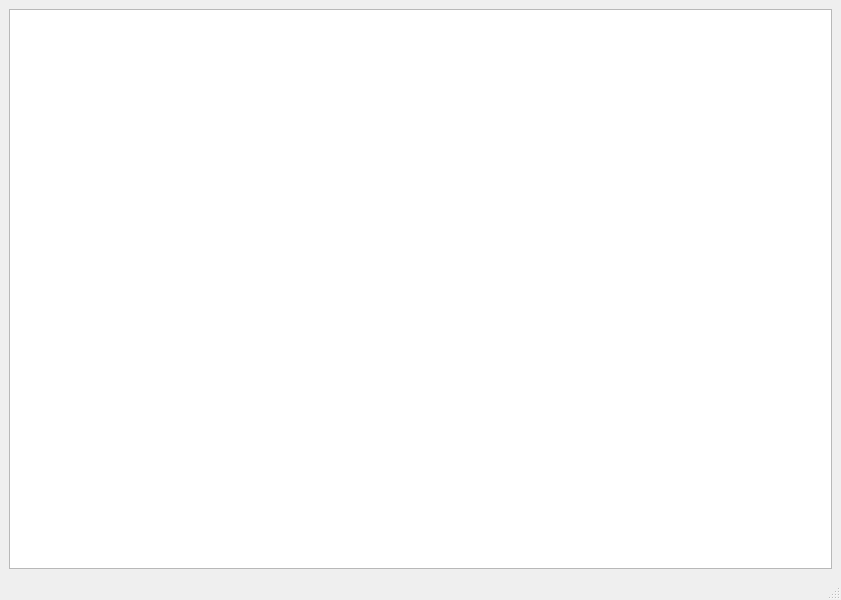
<?xml version="1.0" encoding="UTF-8"?>
<ui version="4.0">
 <class>MainWindow</class>
 <widget class="QMainWindow" name="MainWindow">
  <property name="geometry">
   <rect>
    <x>0</x>
    <y>0</y>
    <width>841</width>
    <height>600</height>
   </rect>
  </property>
  <property name="windowTitle">
   <string>requests</string>
  </property>
  <widget class="QWidget" name="centralwidget">
   <layout class="QHBoxLayout" name="horizontalLayout">
    <item>
     <widget class="QTableView" name="tableView">
      <property name="editTriggers">
       <set>QAbstractItemView::NoEditTriggers</set>
      </property>
      <property name="selectionMode">
       <enum>QAbstractItemView::SingleSelection</enum>
      </property>
      <property name="selectionBehavior">
       <enum>QAbstractItemView::SelectRows</enum>
      </property>
      <attribute name="horizontalHeaderStretchLastSection">
       <bool>true</bool>
      </attribute>
      <attribute name="verticalHeaderVisible">
       <bool>false</bool>
      </attribute>
     </widget>
    </item>
   </layout>
  </widget>
  <widget class="QMenuBar" name="menubar">
   <property name="geometry">
    <rect>
     <x>0</x>
     <y>0</y>
     <width>841</width>
     <height>25</height>
    </rect>
   </property>
  </widget>
  <widget class="QStatusBar" name="statusbar"/>
 </widget>
 <resources/>
 <connections/>
</ui>
